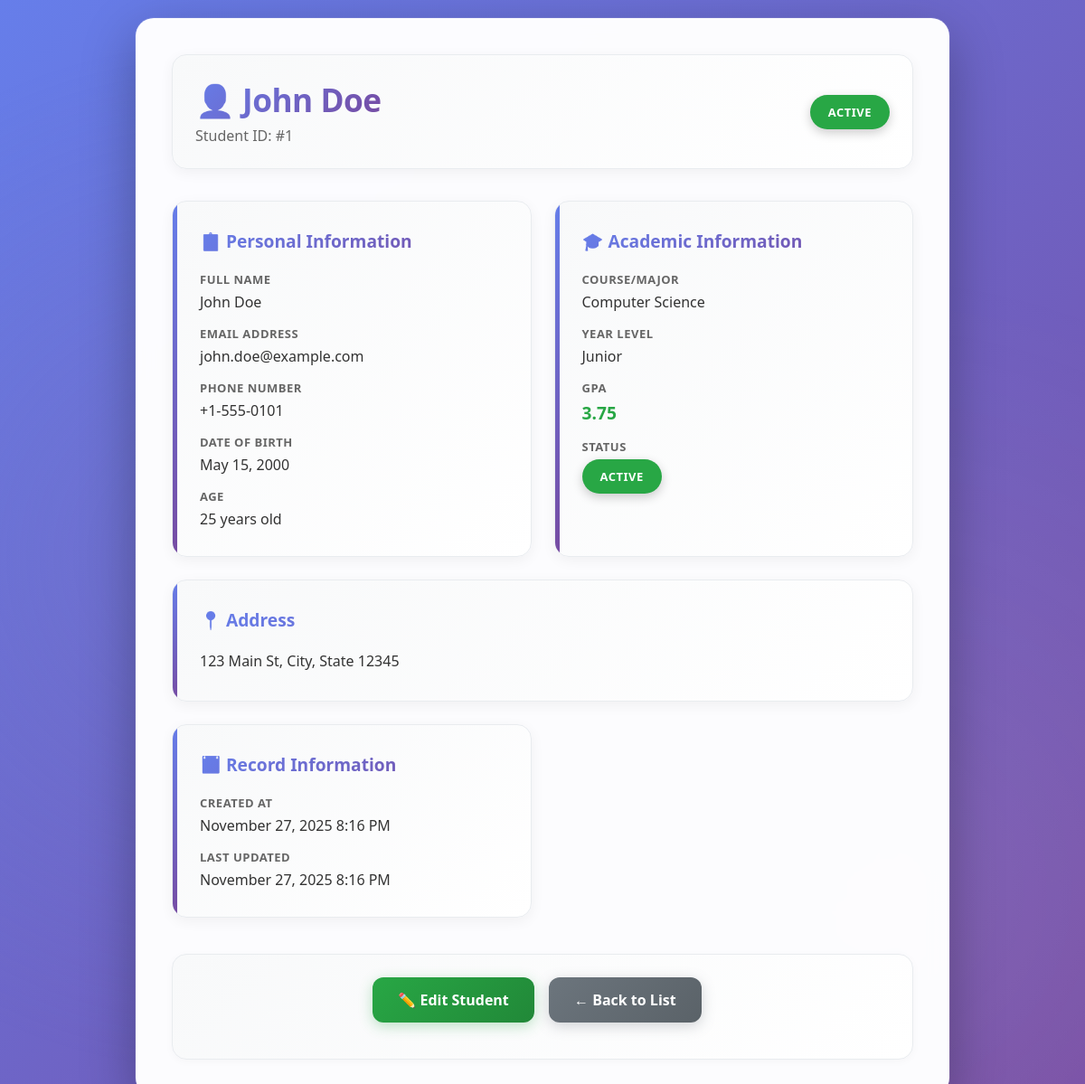
Page /view.php?id=1 on the committed database.
### tables this page shows
CREATE TABLE IF NOT EXISTS students (
    id INT AUTO_INCREMENT PRIMARY KEY,
    name VARCHAR(100) NOT NULL,
    email VARCHAR(100) NOT NULL UNIQUE,
    phone VARCHAR(20),
    birthdate DATE,
    address TEXT,
    course VARCHAR(100),
    year_level ENUM('Freshman', 'Sophomore', 'Junior', 'Senior', 'Graduate') DEFAULT 'Freshman',
    gpa DECIMAL(3,2),
    status ENUM('Active', 'Inactive', 'Graduated', 'Suspended') DEFAULT 'Active',
    created_at TIMESTAMP DEFAULT CURRENT_TIMESTAMP,
    updated_at TIMESTAMP DEFAULT CURRENT_TIMESTAMP ON UPDATE CURRENT_TIMESTAMP
);

### view.php (the view, shortened to what this page needs)
<?php
$student_id = isset($_GET['id']) ? intval($_GET['id']) : 0;
$conn = getDBConnection();
$stmt = $conn->prepare("SELECT id, name, email, phone, birthdate, address, course, year_level, gpa, status, created_at, updated_at
                        FROM students WHERE id = ?");
$stmt->bind_param("i", $student_id);
$stmt->execute();
$result = $stmt->get_result();
$student = $result->fetch_assoc();
function calculateAge($birthdate) {
    $birth = new DateTime($birthdate);
    $today = new DateTime();
    return $today->diff($birth)->y;
}
function getStatusBadge($status) {
    $badges = [
        'Active' => 'badge-success',
        'Inactive' => 'badge-secondary',
        'Graduated' => 'badge-info',
        'Suspended' => 'badge-danger'
    ];
    return $badges[$status] ?? 'badge-secondary';
}
function getGPAColor($gpa) {
    if ($gpa >= 3.7) return 'gpa-excellent';
    return 'gpa-poor';
}
function formatDate($date) {
    return date('F j, Y', strtotime($date));
}
?>
<!DOCTYPE html>
<html lang="en">
<head>
</head>
<body>
    <div class="container">
        <div class="header">
            <div>
                <h1>👤 <?php echo htmlspecialchars($student['name']); ?></h1>
                <p style="color: #666; margin-top: 5px;">Student ID: #<?php echo $student['id']; ?></p>
            </div>
            <span class="badge <?php echo getStatusBadge($student['status']); ?>">
                <?php echo htmlspecialchars($student['status']); ?>
            </span>
        </div>
        <div class="info-grid">
            <div class="info-section">
                <h3>📋 Personal Information</h3>
                <div class="info-item">
                    <div class="info-label">Full Name</div>
                    <div class="info-value"><?php echo htmlspecialchars($student['name']); ?></div>
                </div>
                <div class="info-item">
                    <div class="info-label">Email Address</div>
                    <div class="info-value"><?php echo htmlspecialchars($student['email']); ?></div>
                </div>
                <div class="info-item">
                    <div class="info-label">Phone Number</div>
                    <div class="info-value <?php echo empty($student['phone']) ? 'empty' : ''; ?>">
                        <?php echo !empty($student['phone']) ? htmlspecialchars($student['phone']) : 'Not provided'; ?>
                    </div>
                </div>
                <div class="info-item">
                    <div class="info-label">Date of Birth</div>
                    <div class="info-value <?php echo empty($student['birthdate']) ? 'empty' : ''; ?>">
                        <?php echo formatDate($student['birthdate']); ?>
                    </div>
                </div>
                <div class="info-item">
                    <div class="info-label">Age</div>
                    <div class="info-value"><?php echo calculateAge($student['birthdate']); ?> years old</div>
                </div>
            </div>
            <div class="info-section">
                <h3>🎓 Academic Information</h3>
                <div class="info-item">
                    <div class="info-label">Course/Major</div>
                    <div class="info-value <?php echo empty($student['course']) ? 'empty' : ''; ?>">
                        <?php echo !empty($student['course']) ? htmlspecialchars($student['course']) : 'Not specified'; ?>
                    </div>
                </div>
                <div class="info-item">
                    <div class="info-label">Year Level</div>
                    <div class="info-value"><?php echo htmlspecialchars($student['year_level'] ?? 'Not specified'); ?></div>
                </div>
                <div class="info-item">
                    <div class="info-label">GPA</div>
                    <div class="info-value <?php echo $student['gpa'] ? getGPAColor($student['gpa']) : 'empty'; ?>">
                        <?php echo $student['gpa'] ? number_format($student['gpa'], 2) : 'Not provided'; ?>
                    </div>
                </div>
                <div class="info-item">
                    <div class="info-label">Status</div>
                    <div class="info-value">
                        <span class="badge <?php echo getStatusBadge($student['status']); ?>">
                            <?php echo htmlspecialchars($student['status']); ?>
                        </span>
                    </div>
                </div>
            </div>
            <div class="info-section full-width">
                <h3>📍 Address</h3>
                <div class="info-item">
                    <div class="info-value <?php echo empty($student['address']) ? 'empty' : ''; ?>" style="line-height: 1.6;">
                        <?php echo !empty($student['address']) ? nl2br(htmlspecialchars($student['address'])) : 'Not provided'; ?>
                    </div>
                </div>
            </div>
            <div class="info-section">
                <h3>📅 Record Information</h3>
                <div class="info-item">
                    <div class="info-label">Created At</div>
                    <div class="info-value"><?php echo date('F j, Y g:i A', strtotime($student['created_at'])); ?></div>
                </div>
                <div class="info-item">
                    <div class="info-label">Last Updated</div>
                    <div class="info-value"><?php echo date('F j, Y g:i A', strtotime($student['updated_at'])); ?></div>
                </div>
            </div>
        </div>
        <div class="actions">
            <a href="edit.php?id=<?php echo $student['id']; ?>" class="btn btn-edit">✏️ Edit Student</a>
            <a href="index.php" class="btn btn-secondary">← Back to List</a>
        </div>
    </div>
</body>
</html>

### view.php (style rules this page uses)
* { margin: 0; padding: 0; box-sizing: border-box; }
body { font-family: 'Segoe UI', Tahoma, Geneva, Verdana, sans-serif; background: linear-gradient(135deg, #667eea 0%, #764ba2 100%); background-attachment: fixed; padding: 20px; min-height: 100vh; position: relative; }
body::before { content: ''; position: fixed; top: 0; left: 0; width: 100%; height: 100%; background: radial-gradient(circle at 20% 50%, rgba(120, 119, 198, 0.3) 0%, transparent 50%), radial-gradient(circle at 80% 80%, rgba(255, 255, 255, 0.1) 0%, transparent 50%); pointer-events: none; z-index: 0; }
.container { max-width: 900px; margin: 0 auto; background: rgba(255, 255, 255, 0.98); backdrop-filter: blur(10px); border-radius: 20px; box-shadow: 0 20px 60px rgba(0,0,0,0.3), 0 0 0 1px rgba(255,255,255,0.1); padding: 40px; position: relative; z-index: 1; animation: fadeInUp 0.6s ease-out; }
.header { display: flex; justify-content: space-between; align-items: center; margin-bottom: 35px; padding: 25px; background: linear-gradient(135deg, #f8f9fa 0%, #ffffff 100%); border-radius: 16px; border: 1px solid #e9ecef; box-shadow: 0 4px 15px rgba(0,0,0,0.05); }
h1 { background: linear-gradient(135deg, #667eea 0%, #764ba2 100%); -webkit-background-clip: text; -webkit-text-fill-color: transparent; background-clip: text; font-size: 2.2em; margin: 0; font-weight: 700; letter-spacing: -0.5px; }
.badge { display: inline-block; padding: 10px 20px; border-radius: 25px; font-size: 13px; font-weight: 700; text-transform: uppercase; letter-spacing: 0.5px; box-shadow: 0 4px 12px rgba(0,0,0,0.2); transition: transform 0.2s; }
.badge-success { background-color: #28a745; color: white; }
.info-grid { display: grid; grid-template-columns: repeat(2, 1fr); gap: 25px; margin-bottom: 30px; }
.info-section { background: linear-gradient(135deg, #f8f9fa 0%, #ffffff 100%); padding: 30px; border-radius: 16px; border: 1px solid #e9ecef; box-shadow: 0 4px 15px rgba(0,0,0,0.05); transition: all 0.3s cubic-bezier(0.4, 0, 0.2, 1); position: relative; overflow: hidden; }
.info-section::before { content: ''; position: absolute; left: 0; top: 0; width: 5px; height: 100%; background: linear-gradient(135deg, #667eea 0%, #764ba2 100%); }
.info-section h3 { background: linear-gradient(135deg, #667eea 0%, #764ba2 100%); -webkit-background-clip: text; -webkit-text-fill-color: transparent; background-clip: text; margin-bottom: 20px; font-size: 1.2em; font-weight: 700; display: flex; align-items: center; gap: 10px; }
.info-item { margin-bottom: 15px; }
.info-item:last-child { margin-bottom: 0; }
.info-label { font-weight: 600; color: #666; font-size: 13px; text-transform: uppercase; letter-spacing: 0.5px; margin-bottom: 5px; }
.info-value { color: #333; font-size: 16px; word-wrap: break-word; }
.gpa-excellent { color: #28a745; font-weight: 600; font-size: 1.2em; }
.btn { display: inline-block; padding: 14px 28px; background: linear-gradient(135deg, #667eea 0%, #764ba2 100%); color: white; text-decoration: none; border-radius: 12px; font-size: 16px; font-weight: 600; transition: all 0.3s cubic-bezier(0.4, 0, 0.2, 1); margin-right: 12px; margin-bottom: 10px; border: none; cursor: pointer; box-shadow: 0 4px 15px rgba(102, 126, 234, 0.3); position: relative; overflow: hidden; }
.btn::before { content: ''; position: absolute; top: 50%; left: 50%; width: 0; height: 0; border-radius: 50%; background: rgba(255, 255, 255, 0.3); transform: translate(-50%, -50%); transition: width 0.6s, height 0.6s; }
.btn-edit { background: linear-gradient(135deg, #28a745 0%, #218838 100%); box-shadow: 0 4px 15px rgba(40, 167, 69, 0.3); }
.btn-secondary { background: linear-gradient(135deg, #6c757d 0%, #5a6268 100%); box-shadow: 0 4px 15px rgba(108, 117, 125, 0.3); }
.actions { margin-top: 40px; padding: 25px; background: linear-gradient(135deg, #f8f9fa 0%, #ffffff 100%); border-radius: 16px; border: 1px solid #e9ecef; box-shadow: 0 2px 10px rgba(0,0,0,0.03); text-align: center; }
.full-width { grid-column: 1 / -1; }

### rows in the picture
students: name "John Doe", id "1", status "ACTIVE", email "john.doe@example.com", phone "+1-555-0101", birthdate "May 15, 2000", birthdate "25", course "Computer Science", year_level "Junior", gpa "3.75", address "123 Main St, City, State 12345", created_at "November 27, 2025 8:16 PM", updated_at "November 27, 2025 8:16 PM"
